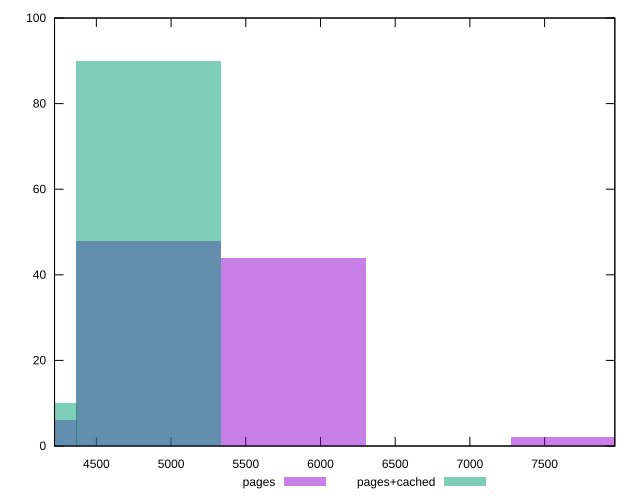

Recreate this plot in gnuplot.
reset

$pages <<EOF
5822.71298686342 44
7763.6173158178935 2
4852.2608223861835 48
3881.8086579089468 6
EOF

$pagesCached <<EOF
4852.2608223861835 90
3881.8086579089468 10
EOF

set key outside below
set boxwidth 970.4521644772367
set xrange [4220:7970]
set yrange [0:100]
set trange [0:100]
set style fill transparent solid 0.5 noborder
set terminal svg size 640, 500 enhanced background rgb 'white'
set output "report_00012_2021-02-09T11:01:39.952Z/uses-http2/comparison/histogram/0_vs_1.svg"

plot $pages title "pages" with boxes, \
     $pagesCached title "pages+cached" with boxes

reset
